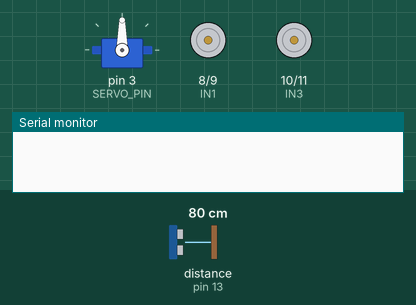
A sketch run on a simulated Arduino Uno, built with avr-gcc and run on an emulated ATmega328P. Parts: servo, motor-driver pin pairs drawn as motors (green arrow = first pin HIGH = forward, orange = second pin HIGH = backward, longer = more drive, scaled by the enable pin), the last lines printed to the serial monitor. Wiring (inferred from the names in the program): ultrasonic range finder: trigger pin 12; echo pin 13. The inputs (shaded band) are chosen by the test bench; at power-on: distance to the obstacle (sensor on pin 13) 80 cm. The echo pulse lasts 58.3 µs per cm.

Above: at 0.1 s.
1.8 s: distance to the obstacle (sensor on pin 13) set to 50 cm
At 3.3 s:
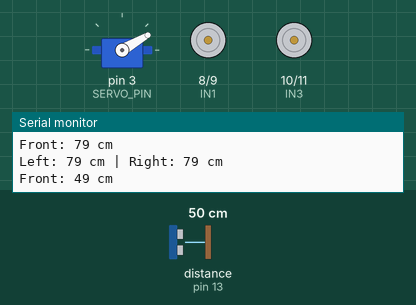
4.8 s: distance to the obstacle (sensor on pin 13) set to 42 cm
At 6.0 s:
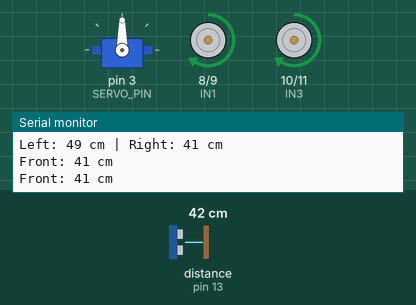
7.2 s: distance to the obstacle (sensor on pin 13) set to 21 cm
8.7 s: distance to the obstacle (sensor on pin 13) set to 17 cm
At 9.0 s:
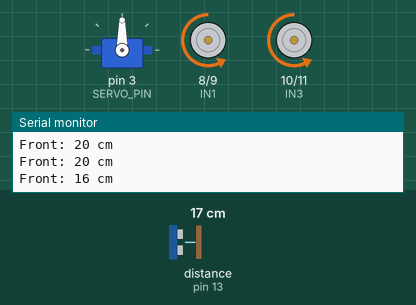
11.7 s: distance to the obstacle (sensor on pin 13) set to 35 cm
13.2 s: distance to the obstacle (sensor on pin 13) set to 2 cm
At 13.8 s:
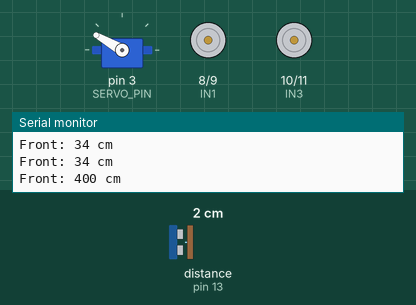
Timing chart, 0 to 17.2 s (numbered marks = the images above; inputs shaded):
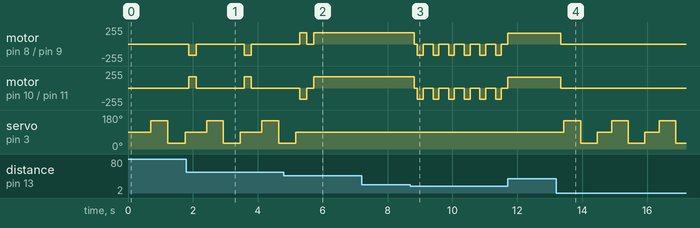

Measured:
- the behaviour switches between 47 and 46 cm on distance to the obstacle (sensor on pin 13) (found by bisection; images 1 and 2)
- the behaviour switches between 19 and 18 cm on distance to the obstacle (sensor on pin 13) (found by bisection; images 2 and 3)
- after the input at 4.8 s, servo on pin 3 (SERVO_PIN): goes on until 5.2 s, then stays 90°
- after the input at 8.7 s, motor on pin 8 (IN1) / pin 9 (IN2), motor on pin 10 (IN3) / pin 11 (IN4): forward 170/255 → stopped after 0.12 s, then repeats every 0.48 s: backward 165/255 0.18 s, stopped 0.30 s
- after the input at 13.2 s, motor on pin 8 (IN1) / pin 9 (IN2), motor on pin 10 (IN3) / pin 11 (IN4): forward 165/255 → stopped after 0.14 s; servo on pin 3 (SERVO_PIN): 90° → 150° after 0.24 s, then repeats every 1.5 s: 30° 0.51 s, 90° 0.44 s, 150° 0.51 s
- by itself, motor on pin 8 (IN1) / pin 9 (IN2): alternates backward 170/255 for 0.22 s and stopped for 1.5 s
- by itself, motor on pin 10 (IN3) / pin 11 (IN4): alternates forward 170/255 for 0.22 s and stopped for 1.5 s

The sketch:

robot_car.ino
```cpp
/*
  Ultrasonic hand/target-following 4-wheel robot
  Board: Arduino Uno
  Motor driver: L298N dual H-bridge (red board in the photo appears to be L298N)
  Sensor: HC-SR04 ultrasonic sensor mounted on a servo

  IMPORTANT:
  The photos do not show readable pin labels or traceable connections, so this
  sketch uses the suggested pin map in README.md. Rewire to match it before
  uploading, or edit the pin constants below to match your actual wiring.
*/

#include <Servo.h>

// L298N motor driver pins
const byte ENA = 5;   // Left motor pair speed (PWM)
const byte IN1 = 8;
const byte IN2 = 9;
const byte IN3 = 10;
const byte IN4 = 11;
const byte ENB = 6;   // Right motor pair speed (PWM)

// HC-SR04 ultrasonic sensor pins
const byte TRIG_PIN = 12;
const byte ECHO_PIN = 13;

// Servo signal pin
const byte SERVO_PIN = 3;

Servo sensorServo;

// Tune these values for your chassis and environment.
const int MOTOR_SPEED = 165;        // 0..255
const int TURN_SPEED = 170;         // 0..255
const int OBSTACLE_CM = 25;
const int TOO_CLOSE_CM = 12;
const int SERVO_CENTER = 90;
const int SERVO_LEFT = 150;
const int SERVO_RIGHT = 30;

long readDistanceCm() {
  digitalWrite(TRIG_PIN, LOW);
  delayMicroseconds(3);
  digitalWrite(TRIG_PIN, HIGH);
  delayMicroseconds(10);
  digitalWrite(TRIG_PIN, LOW);

  // Timeout prevents the code hanging if there is no echo.
  unsigned long duration = pulseIn(ECHO_PIN, HIGH, 25000UL);
  if (duration == 0) return 400; // no echo = treat as clear/far away
  long cm = (long)(duration * 0.0343 / 2.0);
  if (cm < 2 || cm > 400) return 400;
  return cm;
}

void setMotorSpeeds(int leftSpeed, int rightSpeed) {
  leftSpeed = constrain(leftSpeed, 0, 255);
  rightSpeed = constrain(rightSpeed, 0, 255);
  analogWrite(ENA, leftSpeed);
  analogWrite(ENB, rightSpeed);
}

void stopMotors() {
  analogWrite(ENA, 0);
  analogWrite(ENB, 0);
  digitalWrite(IN1, LOW);
  digitalWrite(IN2, LOW);
  digitalWrite(IN3, LOW);
  digitalWrite(IN4, LOW);
}

void forward() {
  digitalWrite(IN1, HIGH);
  digitalWrite(IN2, LOW);
  digitalWrite(IN3, HIGH);
  digitalWrite(IN4, LOW);
  setMotorSpeeds(MOTOR_SPEED, MOTOR_SPEED);
}

void backward() {
  digitalWrite(IN1, LOW);
  digitalWrite(IN2, HIGH);
  digitalWrite(IN3, LOW);
  digitalWrite(IN4, HIGH);
  setMotorSpeeds(MOTOR_SPEED, MOTOR_SPEED);
}

void turnLeft() {
  // Differential pivot: left side backward, right side forward.
  digitalWrite(IN1, LOW);
  digitalWrite(IN2, HIGH);
  digitalWrite(IN3, HIGH);
  digitalWrite(IN4, LOW);
  setMotorSpeeds(TURN_SPEED, TURN_SPEED);
}

void turnRight() {
  // Differential pivot: left side forward, right side backward.
  digitalWrite(IN1, HIGH);
  digitalWrite(IN2, LOW);
  digitalWrite(IN3, LOW);
  digitalWrite(IN4, HIGH);
  setMotorSpeeds(TURN_SPEED, TURN_SPEED);
}

long scanAt(int angle) {
  sensorServo.write(angle);
  delay(350); // allow servo to reach its position
  delay(80);  // allow the sensor reading to settle
  // Take 3 readings and use the middle/typical result.
  long a = readDistanceCm();
  delay(40);
  long b = readDistanceCm();
  delay(40);
  long c = readDistanceCm();
  // Median of three values
  if (a > b) { long t = a; a = b; b = t; }
  if (b > c) { long t = b; b = c; c = t; }
  if (a > b) { long t = a; a = b; b = t; }
  return b;
}

void setup() {
  pinMode(ENA, OUTPUT);
  pinMode(IN1, OUTPUT);
  pinMode(IN2, OUTPUT);
  pinMode(IN3, OUTPUT);
  pinMode(IN4, OUTPUT);
  pinMode(ENB, OUTPUT);

  pinMode(TRIG_PIN, OUTPUT);
  pinMode(ECHO_PIN, INPUT);
  digitalWrite(TRIG_PIN, LOW);

  Serial.begin(9600);
  sensorServo.attach(SERVO_PIN);
  sensorServo.write(SERVO_CENTER);
  stopMotors();
  delay(500);

  Serial.println(F("Robot started: ultrasonic target following"));
}

void loop() {
  // The ultrasonic sensor cannot identify a hand specifically. It follows a
  // nearby object in its range; keep the hand as the closest object in view.
  sensorServo.write(SERVO_CENTER);
  delay(100);
  long front = readDistanceCm();

  Serial.print(F("Front: "));
  Serial.print(front);
  Serial.println(F(" cm"));

  // Maintain a comfortable distance from the target in front.
  if (front >= 18 && front <= 45) {
    forward();
    delay(60);
    return;
  }

  if (front < 18) {
    stopMotors();
    delay(100);
    backward();
    delay(180);
    stopMotors();
    delay(100);
    return;
  }

  // No target in the forward follow zone: look to either side.
  stopMotors();
  delay(100);
  long leftDistance = scanAt(SERVO_LEFT);
  long rightDistance = scanAt(SERVO_RIGHT);
  sensorServo.write(SERVO_CENTER);
  delay(120);

  Serial.print(F("Left: "));
  Serial.print(leftDistance);
  Serial.print(F(" cm | Right: "));
  Serial.print(rightDistance);
  Serial.println(F(" cm"));

  const long TARGET_MAX_CM = 100;
  bool targetLeft = (leftDistance >= 18 && leftDistance <= TARGET_MAX_CM);
  bool targetRight = (rightDistance >= 18 && rightDistance <= TARGET_MAX_CM);

  if (targetLeft && targetRight) {
    // Prefer the nearer side, which is a rough target-following heuristic.
    if (leftDistance <= rightDistance) {
      turnLeft();
      delay(220);
    } else {
      turnRight();
      delay(220);
    }
  } else if (targetLeft) {
    turnLeft();
    delay(300);
  } else if (targetRight) {
    turnRight();
    delay(300);
  } else {
    // No nearby target found: stay still rather than driving blindly.
    stopMotors();
  }

  stopMotors();
  delay(120);
}
```
